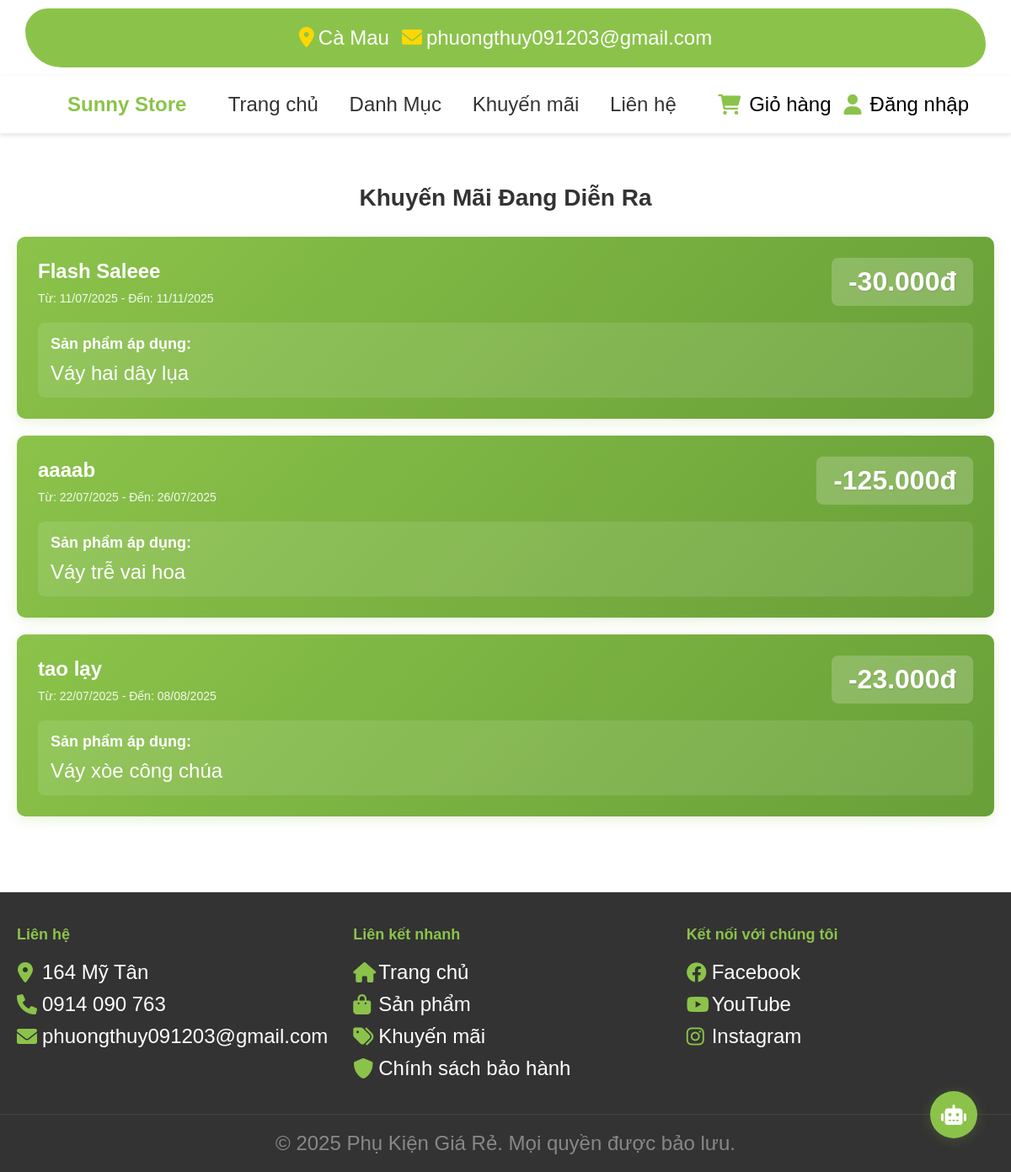
Page /promotion.php on the committed database.
### tables this page shows
CREATE TABLE `khuyenmai` (
  `khuyenmaiid` int(11) NOT NULL,
  `tenkhuyenmai` varchar(255) NOT NULL,
  `giatri` decimal(10,3) NOT NULL,
  `ngaybatdau` datetime NOT NULL,
  `ngayketthuc` datetime NOT NULL
);

### promotion.php (the view, shortened to what this page needs)
<?php
require_once 'connect.php';
$sql = "SELECT k.*, GROUP_CONCAT(s.tensanpham) as products
        FROM khuyenmai k
        LEFT JOIN sanpham_khuyenmai sk ON k.khuyenmaiid = sk.khuyenmai_id
        LEFT JOIN sanpham s ON sk.sanpham_id = s.sanphamid
        WHERE NOW() BETWEEN k.ngaybatdau AND k.ngayketthuc
        GROUP BY k.khuyenmaiid";
$result = $conn->query($sql);
?>
<!DOCTYPE html>
<html lang="vi">
<head>
    <link href="https://cdnjs.cloudflare.com/ajax/libs/font-awesome/6.0.0/css/all.min.css" rel="stylesheet">
</head>
<body>
<?php include 'header.php'; ?>
    <div class="promotion-container">
        <h1 class="page-title">Khuyến Mãi Đang Diễn Ra</h1>
        <?php if($result->num_rows > 0): ?>
            <?php while($row = $result->fetch_assoc()): ?>
                <div class="promotion-card">
                    <div class="promotion-header">
                        <div>
                            <div class="promotion-title"><?php echo $row['tenkhuyenmai']; ?></div>
                            <div class="promotion-period">
                                Từ: <?php echo date('d/m/Y', strtotime($row['ngaybatdau'])); ?>
                                - Đến: <?php echo date('d/m/Y', strtotime($row['ngayketthuc'])); ?>
                            </div>
                        </div>
                        <div class="promotion-discount">-<?php echo number_format($row['giatri'], 0, ',', '.'); ?>đ</div>
                    </div>
                    <div class="promotion-products">
                        <h4>Sản phẩm áp dụng:</h4>
                        <?php
                        if($row['products']) {
                            echo str_replace(',', ', ', $row['products']);
                        } else {
                            echo "Chưa có sản phẩm áp dụng";
                        }
                        ?>
                    </div>
                </div>
            <?php endwhile; ?>
        <?php endif; ?>
    </div>
<?php include 'footer.php'; ?>
</body>
</html>

### promotion.php (style rules this page uses)
* { margin: 0; padding: 0; font-size: 24px; box-sizing: border-box; font-family: Arial, sans-serif; }
.promotion-container { max-width: 1200px; margin: 40px auto; padding: 20px; }
.page-title { text-align: center; color: #333; margin-bottom: 30px; font-size: 28px; }
.promotion-card { background: linear-gradient(135deg, #8BC34A, #689F38); color: white; border-radius: 10px; padding: 25px; margin-bottom: 20px; box-shadow: 0 4px 15px rgba(139, 195, 74, 0.2); transition: transform 0.3s ease; }
.promotion-header { display: flex; justify-content: space-between; align-items: center; margin-bottom: 20px; }
.promotion-title { font-size: 24px; font-weight: bold; margin-bottom: 10px; }
.promotion-period { font-size: 14px; opacity: 0.9; color: #fff; }
.promotion-discount { font-size: 32px; font-weight: bold; background: rgba(255, 255, 255, 0.2); padding: 10px 20px; border-radius: 8px; text-shadow: 1px 1px 2px rgba(0,0,0,0.1); }
.promotion-products { background: rgba(255, 255, 255, 0.1); padding: 15px; border-radius: 8px; margin-top: 15px; }
.promotion-products h4 { margin: 0 0 10px 0; font-size: 18px; color: #fff; }

### header.php (style rules this page uses)
* { margin: 0; padding: 0; font-size: 24px; box-sizing: border-box; font-family: Arial, sans-serif; }

### rows in the picture
khuyenmai: tenkhuyenmai "Flash Saleee", ngaybatdau "11/07/2025", ngayketthuc "11/11/2025", giatri "30.000", products "Váy hai dây lụa"
khuyenmai: tenkhuyenmai "aaaab", ngaybatdau "22/07/2025", ngayketthuc "26/07/2025", giatri "125.000", products "Váy trễ vai hoa"
khuyenmai: tenkhuyenmai "tao lạy", ngaybatdau "22/07/2025", ngayketthuc "08/08/2025", giatri "23.000", products "Váy xòe công chúa"
